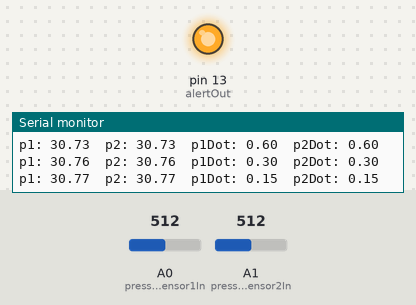
Bench run of a sketch on a simulated Arduino Uno, built with avr-gcc and run on an emulated ATmega328P. Shown: output pins drawn as LEDs (lit = HIGH), the last lines printed to the serial monitor. The inputs (shaded band) are chosen by the test bench; at power-on: A0 (pressureSensor1In) = 512, A1 (pressureSensor2In) = 512.

Above: at 1.2 s.
1.3 s: A0 (pressureSensor1In) set to 459
At 2.5 s:
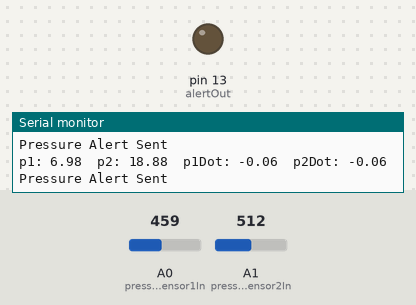
3.5 s: A1 (pressureSensor2In) set to 459
Timing chart, 0 to 6.5 s (numbered marks = the images above; inputs shaded):
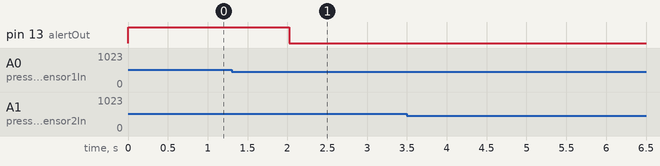

The sketch:

PressureSensorAlertModule.ino
```cpp
//Written by Andrew Krippner
//For Toolbox Medical Innovations
//Dec 6 2018

//Parameters
int sampleRate = 10; //[Hz]
float absoluteThreshold = 15; //[psi]
float rampThreshold = 3; //[psi/s]

//Definitions
int pressureSensor1In = A0; //Analog In Pin Number 0
int pressureSensor2In = A1; //Analog In Pin Number 1
int alertOut = 13; //Digital Out Pin Number 13

//Variables
unsigned long timeNow = 0; //[ms] from start of program. Updated at sample rate.
float p1 = 0; //[psi]
float p2 = 0; //[psi]
float p1Dot = 0; //[psi/s]
float p2Dot = 0; //[psi/s]

//Setup
void setup() {
  Serial.begin(9600);
  pinMode(pressureSensor1In, INPUT);
  pinMode(pressureSensor2In, INPUT);
  pinMode(alertOut, OUTPUT);
  digitalWrite(alertOut,HIGH);
}

//Loop
void loop() {
  if(millis() > timeNow + 1000/sampleRate) { //Continues if period for project sample rate is met
    timeNow = millis();
    updateValues();
    if (hasPressureAlertCondition()) {
      digitalWrite(alertOut,LOW);
      Serial.println("Pressure Alert Sent");
    }
  }
}

//Updates the pressure and pressure ramp values
void updateValues() {
  float p1New = (getPressure(pressureSensor1In) + p1)/2;
  float p2New = (getPressure(pressureSensor2In) + p1)/2;
  p1Dot = (p1New - p1)*sampleRate;
  p2Dot = (p2New - p2)*sampleRate;
  p1 = p1New;
  p2 = p2New;

  Serial.print("p1: ");
  Serial.print(p1);
  Serial.print("\t");
  Serial.print("p2: ");
  Serial.print(p2);
  Serial.print("\t");
  Serial.print("p1Dot: ");
  Serial.print(p1Dot);
  Serial.print("\t");
  Serial.print("p2Dot: ");
  Serial.println(p2Dot);
}

//Returns true if alert condition is met
bool hasPressureAlertCondition() {
  if (timeNow > 2000)
    return (p1 > absoluteThreshold || p2 > absoluteThreshold || p1Dot > rampThreshold || p2Dot > rampThreshold);
  else
    return false;
}

//Returns pressure at given pressure sensor input. This is where the sensor is calibrated.
float getPressure(int pressureSensorIn) {
  int analogIn = analogRead(pressureSensorIn);
  float pressure = 0;
  if (analogIn < 469)
    pressure = 0.021*analogIn-2.6681;
  else
    pressure = 0.5472*analogIn-249.38;
  return(pressure);
}
```
